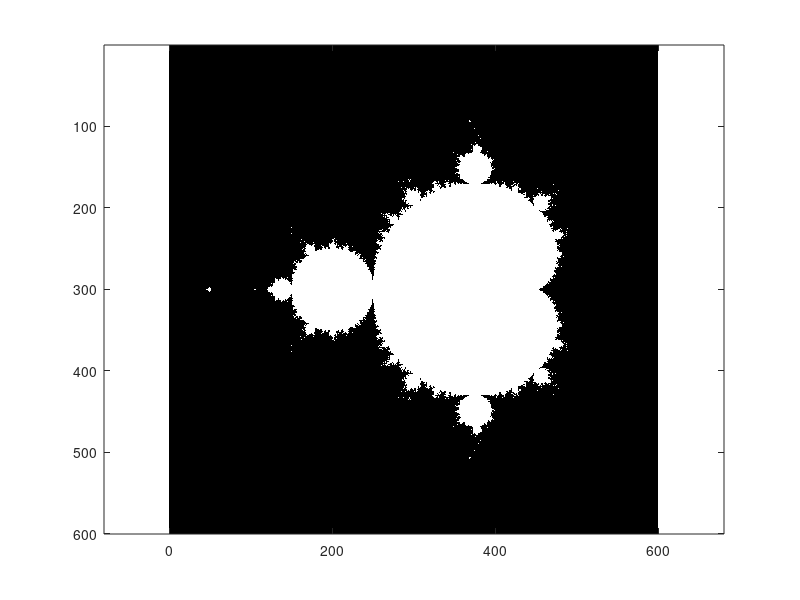

Reproduce this figure in MATLAB.
            % розмір зображення і кордони області
N = 600;
xmin = -2;
xmax = 1;
ymin = -1.5;
ymax = 1.5;

            % матриця пікселей
[X, Y] = meshgrid(linspace(xmin, xmax, N), linspace(ymin, ymax,N));
Z = X + 1i*Y;

            % ітеріруємо точки перебором
C = Z;
for k = 1:50
   Z = Z.^2 + C;
end


            % оприділяємо множество
M = (abs(Z) < 2);

            % виводимо результат
colormap(gray);
imagesc(M);
axis equal;
